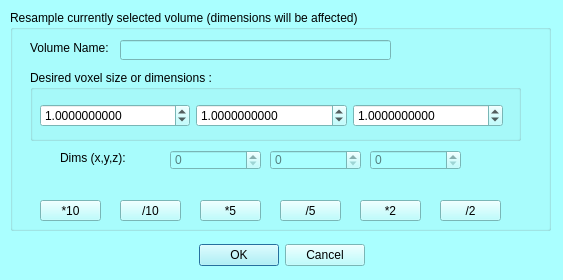
<?xml version="1.0" encoding="UTF-8"?>
<ui version="4.0">
 <class>mqResampleDialog</class>
 <widget class="QDialog" name="mqResampleDialog">
  <property name="geometry">
   <rect>
    <x>0</x>
    <y>0</y>
    <width>563</width>
    <height>280</height>
   </rect>
  </property>
  <property name="palette">
   <palette>
    <active>
     <colorrole role="WindowText">
      <brush brushstyle="SolidPattern">
       <color alpha="255">
        <red>0</red>
        <green>0</green>
        <blue>0</blue>
       </color>
      </brush>
     </colorrole>
     <colorrole role="Button">
      <brush brushstyle="SolidPattern">
       <color alpha="255">
        <red>170</red>
        <green>255</green>
        <blue>255</blue>
       </color>
      </brush>
     </colorrole>
     <colorrole role="Light">
      <brush brushstyle="SolidPattern">
       <color alpha="255">
        <red>255</red>
        <green>255</green>
        <blue>255</blue>
       </color>
      </brush>
     </colorrole>
     <colorrole role="Midlight">
      <brush brushstyle="SolidPattern">
       <color alpha="255">
        <red>212</red>
        <green>255</green>
        <blue>255</blue>
       </color>
      </brush>
     </colorrole>
     <colorrole role="Dark">
      <brush brushstyle="SolidPattern">
       <color alpha="255">
        <red>85</red>
        <green>127</green>
        <blue>127</blue>
       </color>
      </brush>
     </colorrole>
     <colorrole role="Mid">
      <brush brushstyle="SolidPattern">
       <color alpha="255">
        <red>113</red>
        <green>170</green>
        <blue>170</blue>
       </color>
      </brush>
     </colorrole>
     <colorrole role="Text">
      <brush brushstyle="SolidPattern">
       <color alpha="255">
        <red>0</red>
        <green>0</green>
        <blue>0</blue>
       </color>
      </brush>
     </colorrole>
     <colorrole role="BrightText">
      <brush brushstyle="SolidPattern">
       <color alpha="255">
        <red>255</red>
        <green>255</green>
        <blue>255</blue>
       </color>
      </brush>
     </colorrole>
     <colorrole role="ButtonText">
      <brush brushstyle="SolidPattern">
       <color alpha="255">
        <red>0</red>
        <green>0</green>
        <blue>0</blue>
       </color>
      </brush>
     </colorrole>
     <colorrole role="Base">
      <brush brushstyle="SolidPattern">
       <color alpha="255">
        <red>255</red>
        <green>255</green>
        <blue>255</blue>
       </color>
      </brush>
     </colorrole>
     <colorrole role="Window">
      <brush brushstyle="SolidPattern">
       <color alpha="255">
        <red>170</red>
        <green>255</green>
        <blue>255</blue>
       </color>
      </brush>
     </colorrole>
     <colorrole role="Shadow">
      <brush brushstyle="SolidPattern">
       <color alpha="255">
        <red>0</red>
        <green>0</green>
        <blue>0</blue>
       </color>
      </brush>
     </colorrole>
     <colorrole role="AlternateBase">
      <brush brushstyle="SolidPattern">
       <color alpha="255">
        <red>212</red>
        <green>255</green>
        <blue>255</blue>
       </color>
      </brush>
     </colorrole>
     <colorrole role="ToolTipBase">
      <brush brushstyle="SolidPattern">
       <color alpha="255">
        <red>255</red>
        <green>255</green>
        <blue>220</blue>
       </color>
      </brush>
     </colorrole>
     <colorrole role="ToolTipText">
      <brush brushstyle="SolidPattern">
       <color alpha="255">
        <red>0</red>
        <green>0</green>
        <blue>0</blue>
       </color>
      </brush>
     </colorrole>
     <colorrole role="PlaceholderText">
      <brush brushstyle="NoBrush">
       <color alpha="128">
        <red>0</red>
        <green>0</green>
        <blue>0</blue>
       </color>
      </brush>
     </colorrole>
    </active>
    <inactive>
     <colorrole role="WindowText">
      <brush brushstyle="SolidPattern">
       <color alpha="255">
        <red>0</red>
        <green>0</green>
        <blue>0</blue>
       </color>
      </brush>
     </colorrole>
     <colorrole role="Button">
      <brush brushstyle="SolidPattern">
       <color alpha="255">
        <red>170</red>
        <green>255</green>
        <blue>255</blue>
       </color>
      </brush>
     </colorrole>
     <colorrole role="Light">
      <brush brushstyle="SolidPattern">
       <color alpha="255">
        <red>255</red>
        <green>255</green>
        <blue>255</blue>
       </color>
      </brush>
     </colorrole>
     <colorrole role="Midlight">
      <brush brushstyle="SolidPattern">
       <color alpha="255">
        <red>212</red>
        <green>255</green>
        <blue>255</blue>
       </color>
      </brush>
     </colorrole>
     <colorrole role="Dark">
      <brush brushstyle="SolidPattern">
       <color alpha="255">
        <red>85</red>
        <green>127</green>
        <blue>127</blue>
       </color>
      </brush>
     </colorrole>
     <colorrole role="Mid">
      <brush brushstyle="SolidPattern">
       <color alpha="255">
        <red>113</red>
        <green>170</green>
        <blue>170</blue>
       </color>
      </brush>
     </colorrole>
     <colorrole role="Text">
      <brush brushstyle="SolidPattern">
       <color alpha="255">
        <red>0</red>
        <green>0</green>
        <blue>0</blue>
       </color>
      </brush>
     </colorrole>
     <colorrole role="BrightText">
      <brush brushstyle="SolidPattern">
       <color alpha="255">
        <red>255</red>
        <green>255</green>
        <blue>255</blue>
       </color>
      </brush>
     </colorrole>
     <colorrole role="ButtonText">
      <brush brushstyle="SolidPattern">
       <color alpha="255">
        <red>0</red>
        <green>0</green>
        <blue>0</blue>
       </color>
      </brush>
     </colorrole>
     <colorrole role="Base">
      <brush brushstyle="SolidPattern">
       <color alpha="255">
        <red>255</red>
        <green>255</green>
        <blue>255</blue>
       </color>
      </brush>
     </colorrole>
     <colorrole role="Window">
      <brush brushstyle="SolidPattern">
       <color alpha="255">
        <red>170</red>
        <green>255</green>
        <blue>255</blue>
       </color>
      </brush>
     </colorrole>
     <colorrole role="Shadow">
      <brush brushstyle="SolidPattern">
       <color alpha="255">
        <red>0</red>
        <green>0</green>
        <blue>0</blue>
       </color>
      </brush>
     </colorrole>
     <colorrole role="AlternateBase">
      <brush brushstyle="SolidPattern">
       <color alpha="255">
        <red>212</red>
        <green>255</green>
        <blue>255</blue>
       </color>
      </brush>
     </colorrole>
     <colorrole role="ToolTipBase">
      <brush brushstyle="SolidPattern">
       <color alpha="255">
        <red>255</red>
        <green>255</green>
        <blue>220</blue>
       </color>
      </brush>
     </colorrole>
     <colorrole role="ToolTipText">
      <brush brushstyle="SolidPattern">
       <color alpha="255">
        <red>0</red>
        <green>0</green>
        <blue>0</blue>
       </color>
      </brush>
     </colorrole>
     <colorrole role="PlaceholderText">
      <brush brushstyle="NoBrush">
       <color alpha="128">
        <red>0</red>
        <green>0</green>
        <blue>0</blue>
       </color>
      </brush>
     </colorrole>
    </inactive>
    <disabled>
     <colorrole role="WindowText">
      <brush brushstyle="SolidPattern">
       <color alpha="255">
        <red>85</red>
        <green>127</green>
        <blue>127</blue>
       </color>
      </brush>
     </colorrole>
     <colorrole role="Button">
      <brush brushstyle="SolidPattern">
       <color alpha="255">
        <red>170</red>
        <green>255</green>
        <blue>255</blue>
       </color>
      </brush>
     </colorrole>
     <colorrole role="Light">
      <brush brushstyle="SolidPattern">
       <color alpha="255">
        <red>255</red>
        <green>255</green>
        <blue>255</blue>
       </color>
      </brush>
     </colorrole>
     <colorrole role="Midlight">
      <brush brushstyle="SolidPattern">
       <color alpha="255">
        <red>212</red>
        <green>255</green>
        <blue>255</blue>
       </color>
      </brush>
     </colorrole>
     <colorrole role="Dark">
      <brush brushstyle="SolidPattern">
       <color alpha="255">
        <red>85</red>
        <green>127</green>
        <blue>127</blue>
       </color>
      </brush>
     </colorrole>
     <colorrole role="Mid">
      <brush brushstyle="SolidPattern">
       <color alpha="255">
        <red>113</red>
        <green>170</green>
        <blue>170</blue>
       </color>
      </brush>
     </colorrole>
     <colorrole role="Text">
      <brush brushstyle="SolidPattern">
       <color alpha="255">
        <red>85</red>
        <green>127</green>
        <blue>127</blue>
       </color>
      </brush>
     </colorrole>
     <colorrole role="BrightText">
      <brush brushstyle="SolidPattern">
       <color alpha="255">
        <red>255</red>
        <green>255</green>
        <blue>255</blue>
       </color>
      </brush>
     </colorrole>
     <colorrole role="ButtonText">
      <brush brushstyle="SolidPattern">
       <color alpha="255">
        <red>85</red>
        <green>127</green>
        <blue>127</blue>
       </color>
      </brush>
     </colorrole>
     <colorrole role="Base">
      <brush brushstyle="SolidPattern">
       <color alpha="255">
        <red>170</red>
        <green>255</green>
        <blue>255</blue>
       </color>
      </brush>
     </colorrole>
     <colorrole role="Window">
      <brush brushstyle="SolidPattern">
       <color alpha="255">
        <red>170</red>
        <green>255</green>
        <blue>255</blue>
       </color>
      </brush>
     </colorrole>
     <colorrole role="Shadow">
      <brush brushstyle="SolidPattern">
       <color alpha="255">
        <red>0</red>
        <green>0</green>
        <blue>0</blue>
       </color>
      </brush>
     </colorrole>
     <colorrole role="AlternateBase">
      <brush brushstyle="SolidPattern">
       <color alpha="255">
        <red>170</red>
        <green>255</green>
        <blue>255</blue>
       </color>
      </brush>
     </colorrole>
     <colorrole role="ToolTipBase">
      <brush brushstyle="SolidPattern">
       <color alpha="255">
        <red>255</red>
        <green>255</green>
        <blue>220</blue>
       </color>
      </brush>
     </colorrole>
     <colorrole role="ToolTipText">
      <brush brushstyle="SolidPattern">
       <color alpha="255">
        <red>0</red>
        <green>0</green>
        <blue>0</blue>
       </color>
      </brush>
     </colorrole>
     <colorrole role="PlaceholderText">
      <brush brushstyle="NoBrush">
       <color alpha="128">
        <red>0</red>
        <green>0</green>
        <blue>0</blue>
       </color>
      </brush>
     </colorrole>
    </disabled>
   </palette>
  </property>
  <property name="windowTitle">
   <string>Edit voxel size of </string>
  </property>
  <widget class="QWidget" name="layoutWidget">
   <property name="geometry">
    <rect>
     <x>170</x>
     <y>240</y>
     <width>195</width>
     <height>30</height>
    </rect>
   </property>
   <layout class="QHBoxLayout" name="horizontalLayout_2">
    <item>
     <widget class="QDialogButtonBox" name="buttonBox">
      <property name="orientation">
       <enum>Qt::Horizontal</enum>
      </property>
      <property name="standardButtons">
       <set>QDialogButtonBox::Cancel|QDialogButtonBox::Ok</set>
      </property>
     </widget>
    </item>
   </layout>
  </widget>
  <widget class="QGroupBox" name="groupBox">
   <property name="geometry">
    <rect>
     <x>10</x>
     <y>10</y>
     <width>541</width>
     <height>221</height>
    </rect>
   </property>
   <property name="title">
    <string>Resample currently selected volume (dimensions will be affected)</string>
   </property>
   <widget class="QToolButton" name="mult10">
    <property name="geometry">
     <rect>
      <x>30</x>
      <y>190</y>
      <width>61</width>
      <height>21</height>
     </rect>
    </property>
    <property name="text">
     <string>*10</string>
    </property>
   </widget>
   <widget class="QToolButton" name="div10">
    <property name="geometry">
     <rect>
      <x>110</x>
      <y>190</y>
      <width>61</width>
      <height>21</height>
     </rect>
    </property>
    <property name="text">
     <string>/10</string>
    </property>
   </widget>
   <widget class="QToolButton" name="mult5">
    <property name="geometry">
     <rect>
      <x>190</x>
      <y>190</y>
      <width>61</width>
      <height>21</height>
     </rect>
    </property>
    <property name="text">
     <string>*5</string>
    </property>
   </widget>
   <widget class="QToolButton" name="div5">
    <property name="geometry">
     <rect>
      <x>270</x>
      <y>190</y>
      <width>61</width>
      <height>21</height>
     </rect>
    </property>
    <property name="text">
     <string>/5</string>
    </property>
   </widget>
   <widget class="QToolButton" name="mult2">
    <property name="geometry">
     <rect>
      <x>350</x>
      <y>190</y>
      <width>61</width>
      <height>21</height>
     </rect>
    </property>
    <property name="text">
     <string>*2</string>
    </property>
   </widget>
   <widget class="QToolButton" name="div2">
    <property name="geometry">
     <rect>
      <x>430</x>
      <y>190</y>
      <width>61</width>
      <height>21</height>
     </rect>
    </property>
    <property name="text">
     <string>/2</string>
    </property>
   </widget>
   <widget class="QGroupBox" name="groupBox_4">
    <property name="geometry">
     <rect>
      <x>20</x>
      <y>60</y>
      <width>491</width>
      <height>71</height>
     </rect>
    </property>
    <property name="title">
     <string>Desired voxel size or dimensions :</string>
    </property>
    <widget class="QWidget" name="horizontalLayoutWidget_4">
     <property name="geometry">
      <rect>
       <x>10</x>
       <y>30</y>
       <width>463</width>
       <height>31</height>
      </rect>
     </property>
     <layout class="QHBoxLayout" name="horizontalLayout_9">
      <item>
       <widget class="QDoubleSpinBox" name="voxelSizeX">
        <property name="enabled">
         <bool>true</bool>
        </property>
        <property name="decimals">
         <number>10</number>
        </property>
        <property name="maximum">
         <double>999999999.000000000000000</double>
        </property>
        <property name="singleStep">
         <double>0.010000000000000</double>
        </property>
        <property name="value">
         <double>1.000000000000000</double>
        </property>
       </widget>
      </item>
      <item>
       <widget class="QDoubleSpinBox" name="voxelSizeY">
        <property name="enabled">
         <bool>true</bool>
        </property>
        <property name="decimals">
         <number>10</number>
        </property>
        <property name="maximum">
         <double>999999999.000000000000000</double>
        </property>
        <property name="singleStep">
         <double>0.010000000000000</double>
        </property>
        <property name="value">
         <double>1.000000000000000</double>
        </property>
       </widget>
      </item>
      <item>
       <widget class="QDoubleSpinBox" name="voxelSizeZ">
        <property name="enabled">
         <bool>true</bool>
        </property>
        <property name="decimals">
         <number>10</number>
        </property>
        <property name="maximum">
         <double>999999999.000000000000000</double>
        </property>
        <property name="singleStep">
         <double>0.010000000000000</double>
        </property>
        <property name="value">
         <double>1.000000000000000</double>
        </property>
       </widget>
      </item>
     </layout>
    </widget>
   </widget>
   <widget class="QSpinBox" name="dim1">
    <property name="enabled">
     <bool>false</bool>
    </property>
    <property name="geometry">
     <rect>
      <x>260</x>
      <y>140</y>
      <width>91</width>
      <height>20</height>
     </rect>
    </property>
   </widget>
   <widget class="QSpinBox" name="dim2">
    <property name="enabled">
     <bool>false</bool>
    </property>
    <property name="geometry">
     <rect>
      <x>360</x>
      <y>140</y>
      <width>91</width>
      <height>20</height>
     </rect>
    </property>
   </widget>
   <widget class="QSpinBox" name="dim0">
    <property name="enabled">
     <bool>false</bool>
    </property>
    <property name="geometry">
     <rect>
      <x>160</x>
      <y>140</y>
      <width>91</width>
      <height>20</height>
     </rect>
    </property>
   </widget>
   <widget class="QLabel" name="label_8">
    <property name="geometry">
     <rect>
      <x>50</x>
      <y>140</y>
      <width>71</width>
      <height>16</height>
     </rect>
    </property>
    <property name="text">
     <string>Dims (x,y,z):</string>
    </property>
   </widget>
  </widget>
  <widget class="QLabel" name="label">
   <property name="geometry">
    <rect>
     <x>30</x>
     <y>40</y>
     <width>91</width>
     <height>16</height>
    </rect>
   </property>
   <property name="text">
    <string>Volume Name:</string>
   </property>
  </widget>
  <widget class="QLineEdit" name="VolumeName">
   <property name="enabled">
    <bool>false</bool>
   </property>
   <property name="geometry">
    <rect>
     <x>120</x>
     <y>40</y>
     <width>271</width>
     <height>20</height>
    </rect>
   </property>
  </widget>
 </widget>
 <resources>
  <include location="../Icons/icons.qrc"/>
  <include location="../Icons/icons.qrc"/>
 </resources>
 <connections>
  <connection>
   <sender>buttonBox</sender>
   <signal>accepted()</signal>
   <receiver>mqResampleDialog</receiver>
   <slot>accept()</slot>
   <hints>
    <hint type="sourcelabel">
     <x>248</x>
     <y>254</y>
    </hint>
    <hint type="destinationlabel">
     <x>157</x>
     <y>274</y>
    </hint>
   </hints>
  </connection>
  <connection>
   <sender>buttonBox</sender>
   <signal>rejected()</signal>
   <receiver>mqResampleDialog</receiver>
   <slot>reject()</slot>
   <hints>
    <hint type="sourcelabel">
     <x>316</x>
     <y>260</y>
    </hint>
    <hint type="destinationlabel">
     <x>286</x>
     <y>274</y>
    </hint>
   </hints>
  </connection>
 </connections>
</ui>
